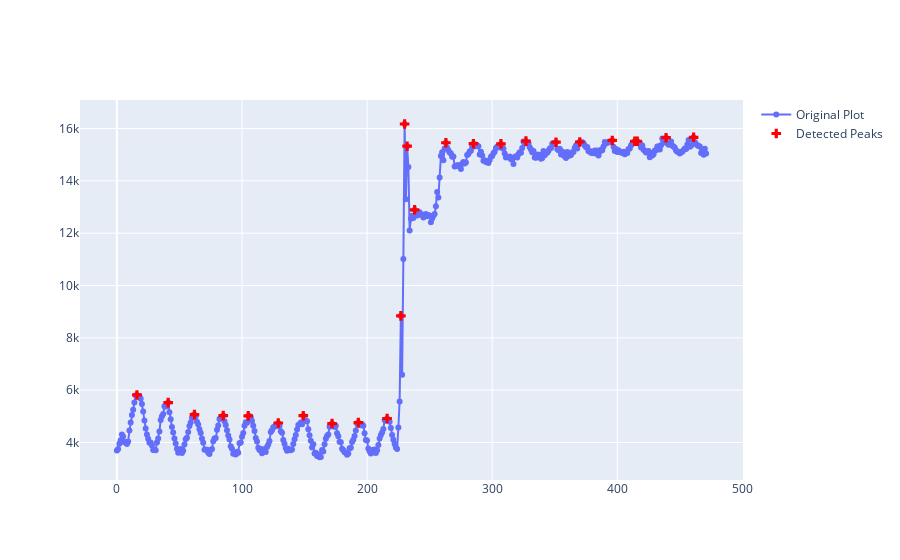

Source (notebook cell):
### Code cell
import plotly.graph_objects as go
import pandas as pd
from scipy.signal import find_peaks
from scipy.signal import peak_prominences


time_series = dataframe['Ax']

#indices = find_peaks(time_series,distance=6, )[0]
indices = find_peaks(time_series,prominence=400 )[0]


fig = go.Figure()
fig.add_trace(go.Scatter(
    y=time_series,
    mode='lines+markers',
    name='Original Plot'
))

fig.add_trace(go.Scatter(
    x=indices,
    y=[time_series[j] for j in indices],
    mode='markers',
    marker=dict(
        size=8,
        color='red',
        symbol='cross'
    ),
    name='Detected Peaks'
))

fig.show()

### Figure 1 — Plotly figure (JSON) as saved in the notebook; plotly's stock layout.template omitted (floating-point values rounded to 4 significant figures; data arrays with more than 128 entries replaced by an {"elided": "..."} marker saying what was removed)
{"data": [{"mode": "lines+markers", "name": "Original Plot", "type": "scatter", "y": {"elided": "472 int values"}}, {"marker": {"color": "red", "size": 8, "symbol": "cross"}, "mode": "markers", "name": "Detected Peaks", "type": "scatter", "x": [16, 41, 62, 85, 105, 129, 149, 172, 193, 216, 227, 230, 232, 238, 263, 285, 307, 327, 351, 370, 396, 414, 416, 439, 461], "y": [5816, 5524, 5064, 5028, 5016, 4744, 5024, 4724, 4760, 4916, 8840, 16172, 15324, 12892, 15456, 15420, 15412, 15516, 15476, 15484, 15544, 15512, 15512, 15648, 15664]}], "layout": {}}
